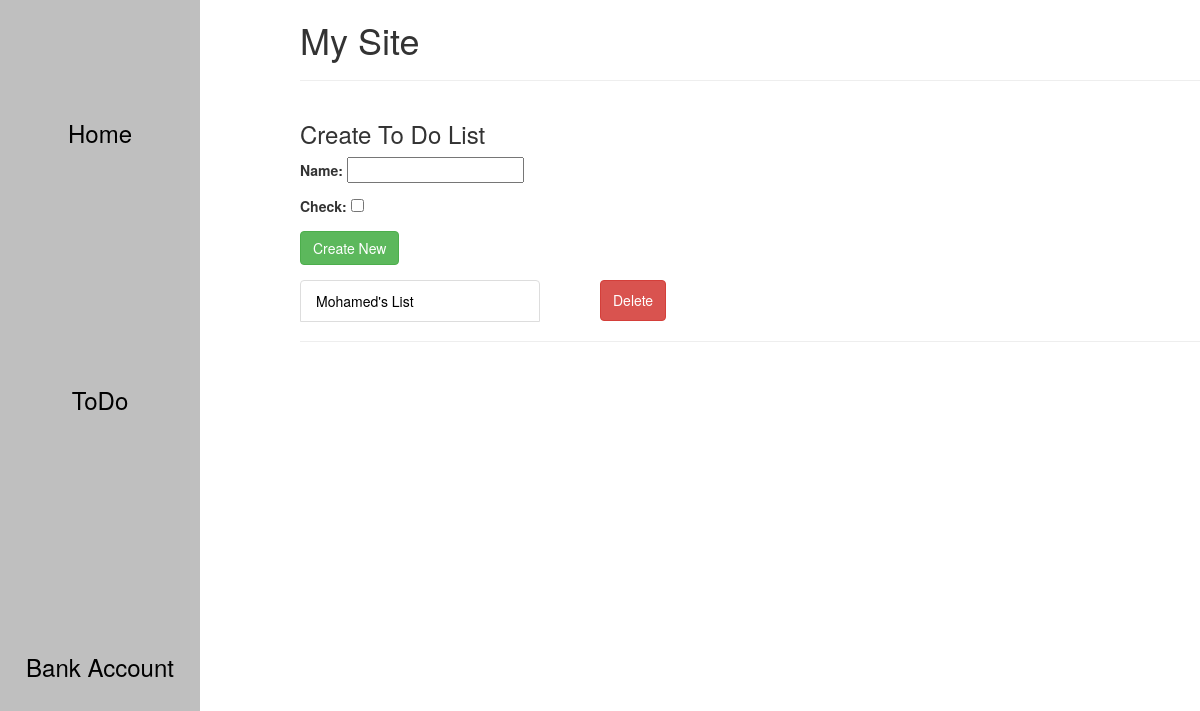
Before: /create with the older database file.
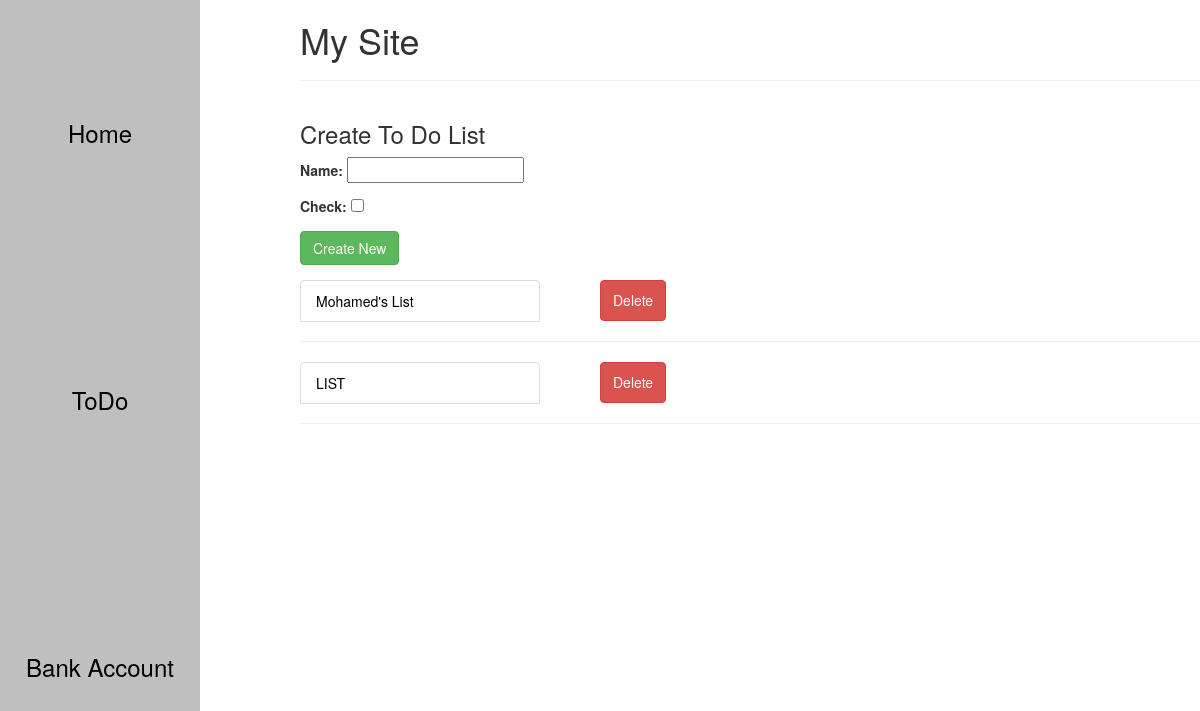
After: the same page with the newer database file.
### main/models.py (models this page shows, shortened)
class ToDoList(models.Model):
    name = models.CharField(max_length=200)

### main/views.py (the view, shortened to what this page needs)
# urls.py: path('create', views.create, name="create"),
def create(response):
    ls = ToDoList.objects.all()
    form = CreateNewList
    return render(response, "main/ToDo.html", {"form": form, "todos": ls})

### main/templates/main/ToDo.html (shortened to what this page needs)
{% extends 'main/base.html' %}
{% block content %} <h3>Create To Do List</h3>
    <form method="post" action="create" class="form-group">
        <div class="input-group mb-3">
            <div class="input-group-prepent">
                {{ form.as_p }}
                <button type="submit" , name="save" class="btn btn-success"> Create New</button>
            </div>
        </div>
    </form>
    <form method="post" action="#">
    <ul class="list-group">
    {% for todo in todos %}
        <div class="cont">   <li class="list-group-item "><a class="anchor" href="/{{ todo.id }}">{{ todo.name }} </a> </li>
        <button type="submit" name="del" value="{{todo.id}}" class="btn btn-danger"> Delete </button></div>
 <hr>
        {% endfor %}
    </ul>
    </form>
{% endblock %}

### main/templates/main/base.html (shortened to what this page needs)
<!DOCTYPE html>
<head>
    {% load static %}
    <link rel="stylesheet" href="{% static 'css/style.css' %}">
    <link rel="stylesheet" href="https://cdn.jsdelivr.net/npm/bootstrap@3.4.1/dist/css/bootstrap.min.css"
>
</head>
<body>
<div id="content" ,name="content">
    <div class="sidenav">
        <a class="items"  href="/home">Home</a>
        <a class="items"  href="/create">ToDo</a>
        <a class="items"  href="/bank">Bank Account</a>
    </div>
    <div id="content1" ,name="content" ,class="main">
    <div class="row justify-content-center">
        <div class="col-8">
            <h1 class = "ttl"> My Site</h1>
            <hr class="mt-0 mt-4">
        </div>
    </div>
        {% block content %}
        {% endblock %}
    </div>
</div>
</body>
</html>

### main/static/css/style.css (style rules this page uses)
#content1 { margin-left: 300px; overflow: hidden; }
.ttl { margin-left: 15px; }
.sidenav { height: 100%; width: 200px; position: fixed; background-color: rgba(128, 128, 128, 0.5); backdrop-filter: blur(5px); top: 0; left: 0; display: flex; flex-direction: column; justify-content: space-around; }
.list-group-item { width: 20vw; }
.sidenav .items { text-decoration: none; font-size: 2vw; color: black; transition: 0.5s ease; gap: 4vh; text-align: center; }
.cont { display: flex; gap: 5vw; }
a { text-decoration: none; }
.anchor { text-decoration: none; color: black; }
ul { text-decoration: none; }

Changed rows visible on the page:
added ToDoList: name "LIST", {{ todo.id }} 11 (drawn)
